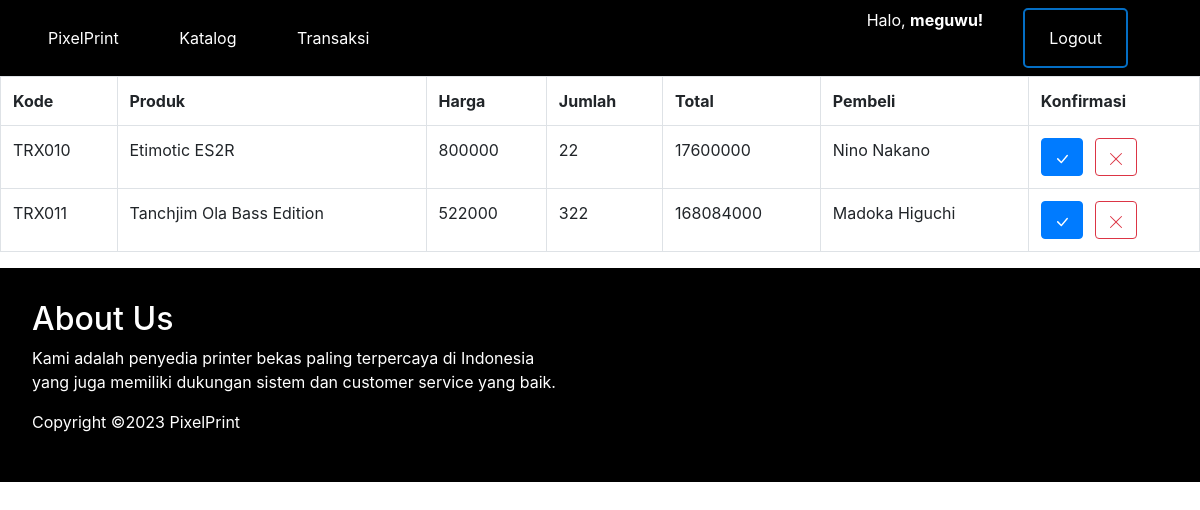
Screenshot of /admin/transaksi.php (signed in) with the database file from the repository.
### tables this page shows
CREATE TABLE `transaksi` (
  `id` int(10) NOT NULL,
  `iduser` int(11) NOT NULL,
  `name` varchar(255) NOT NULL,
  `kodetransaksi` varchar(10) NOT NULL,
  `jumlah` int(10) NOT NULL,
  `kodebarang` varchar(10) NOT NULL,
  `namabarang` varchar(255) NOT NULL,
  `alamat` varchar(255) NOT NULL,
  `status` int(10) NOT NULL
);

CREATE TABLE `barang` (
  `id` int(10) NOT NULL,
  `kodebarang` varchar(10) NOT NULL,
  `namabarang` varchar(100) NOT NULL,
  `harga` float(10,0) NOT NULL,
  `stok` varchar(20) NOT NULL DEFAULT '0',
  `deskripsi` varchar(255) NOT NULL,
  `tanggal` timestamp NOT NULL DEFAULT current_timestamp()
);

### admin/transaksi.php (the view, shortened to what this page needs)
<!DOCTYPE html>
<html lang="en">
<head>
    <link rel="stylesheet" type="text/css" href="../css/customer.css">
    <link rel="stylesheet" href="https://cdn.jsdelivr.net/npm/bootstrap@4.1.3/dist/css/bootstrap.min.css">
</head>
<body>
    <?php
    include '../koneksi.php';
    ?>
    <?php
    $sql = "SELECT * FROM transaksi INNER JOIN barang ON transaksi.kodebarang = barang.kodebarang";
    $result = $koneksi->query($sql);
    ?>
    <header>
        <nav class="navbar">
            <div class="menu">
                <a href="dashboard.php">PixelPrint</a>
                <a href="katalog-barang.php">Katalog</a>
                <a href="transaksi.php">Transaksi</a>
            </div>
            <div class="right-menu">
                <p>Halo,           <b><?= $_SESSION['username'];?>!</b></p>
                <a class="logout-btn" href="../logout.php">Logout</a>
            </div>
        </nav>
    </header>
    <main>
        <?php
         if ($result->num_rows > 0)
         {
             echo "
             <form action='transaksi-aksi.php' method='post'>
             <table class='table table-bordered'>
             <tr>
             <th>Kode</th>
             <th>Produk</th>
             <th>Harga</th>
             <th>Jumlah</th>
             <th>Total</th>
             <th>Pembeli</th>
             <th>Konfirmasi</th>
             </tr>";
             while($row = $result->fetch_assoc()) {
                 echo "<tr><td>" . $row["kodetransaksi"]. "</td><td>" . $row["namabarang"]. "</td><td>" . $row["harga"]. "</td><td>" . $row["jumlah"]. "</td><td>" . $row["harga"] * $row["jumlah"].  "</td><td>" . $row["name"]. "</td> <td><button type='submit' class='mr-2 btn btn-primary'><svg xmlns='http://www.w3.org/2000/svg' width='16' height='16' fill='currentColor' class='bi bi-check-lg' viewBox='0 0 16 16'>
                 <path d='M12.736 3.97a.733.733 0 0 1 1.047 0c.286.289.29.756.01 1.05L7.88 12.01a.733.733 0 0 1-1.065.02L3.217 8.384a.757.757 0 0 1 0-1.06.733.733 0 0 1 1.047 0l3.052 3.093 5.4-6.425a.247.247 0 0 1 .02-.022Z'/>
               </svg></button>  <button type='submit' class='btn btn-outline-danger'>
               <svg xmlns='http://www.w3.org/2000/svg' width='16' height='16' fill='currentColor' class='bi bi-x-lg' viewBox='0 0 16 16'>
  <path d='M2.146 2.854a.5.5 0 1 1 .708-.708L8 7.293l5.146-5.147a.5.5 0 0 1 .708.708L8.707 8l5.147 5.146a.5.5 0 0 1-.708.708L8 8.707l-5.146 5.147a.5.5 0 0 1-.708-.708L7.293 8 2.146 2.854Z'/>
</svg>
             </button></td> </tr>";
             }
             echo "</table>
             </form> ";
         } else {
             echo "0 results";
         }
        ?>
        <section id="aboutus" class="about-us-section">
            <h2 class="sub-title">About Us</h2>
            <p>Kami adalah penyedia printer bekas paling terpercaya di Indonesia <br> yang juga memiliki dukungan sistem dan customer service yang baik.</p>
            <p>Copyright ©2023 PixelPrint</p>
        </section>
    </main>
</body>
</html>

### css/customer.css (style rules this page uses)
body { font-family: 'Poppins', sans-serif; margin: 0; padding: 0; }
.navbar { display: flex; justify-content: space-between; align-items: center; padding: 20px; background-color: black; color: #fff; }
.navbar a { color: #fff; margin-right: 3.5rem; text-decoration: none; }
.navbar .menu { padding-left: 2rem; }
.right-menu { display: flex; }
.logout-btn { margin-left: 2.5rem; border: 2px solid #046ec4; border-radius: 5px; color: black; padding: 1rem 1.5rem; font-size: 16px; cursor: pointer; }
.about-us-section { padding: 2rem; background-color: black; color: white; }

### rows the page displays
transaksi: kodetransaksi "TRX010", barang.namabarang "Etimotic ES2R", barang.harga "800000", jumlah "22", $row['harga']*$row['jumlah'] "17600000", name "Nino Nakano"
transaksi: kodetransaksi "TRX011", barang.namabarang "Tanchjim Ola Bass Edition", barang.harga "522000", jumlah "322", $row['harga']*$row['jumlah'] "168084000", name "Madoka Higuchi"

### other values shown
$_SESSION['username'] "meguwu"
